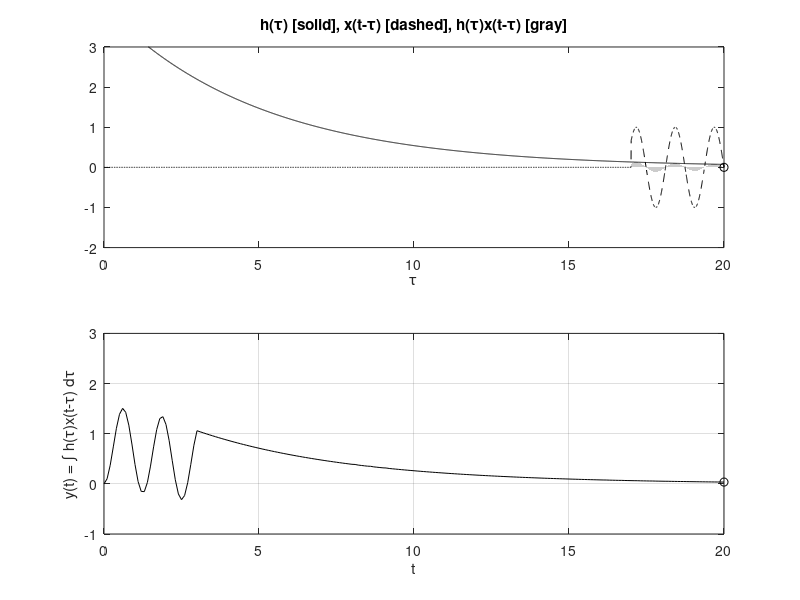

The MATLAB script that drew this image:
u = @(t) 1.0*(t>=0);
x = @(t) (u(t) - u(t-3)).*(sin(5*t)); 
h = @(t) 4*exp(-t/5).*(u(t)-u(t-20));
dtau = 0.005; tau = 0:dtau:20;
ti = 0; tvec = 0:.1:20;
y = NaN*zeros(1,length(tvec)); % Pre-allocate memory
for t = tvec
ti = ti+1; % Time index
xh = x(t-tau).*h(tau); lxh = length(xh);
y(ti) = sum(xh.*dtau); % Trapezoidal approximation of convolution integral
subplot(2,1,1),plot(tau,h(tau),'k-',tau,x(t-tau),'k--',t,0,'ok');
axis([tau(1) tau(end) -2.0 3]);
patch([tau(1:end-1);tau(1:end-1);tau(2:end);tau(2:end)],...
[zeros(1,lxh-1);xh(1:end-1);xh(2:end);zeros(1,lxh-1)],...
[.8 .8 .8],'edgecolor','none');
xlabel('\tau'); title('h(\tau) [solid], x(t-\tau) [dashed], h(\tau)x(t-\tau) [gray]');
c = get(gca,'children'); set(gca,'children',[c(2);c(3);c(4);c(1)]);
subplot(2,1,2),plot(tvec,y,'k',tvec(ti),y(ti),'ok');
xlabel('t'); ylabel('y(t) = \int h(\tau)x(t-\tau) d\tau');
axis([tau(1) tau(end) -1.0 3]); grid;
drawnow;
end